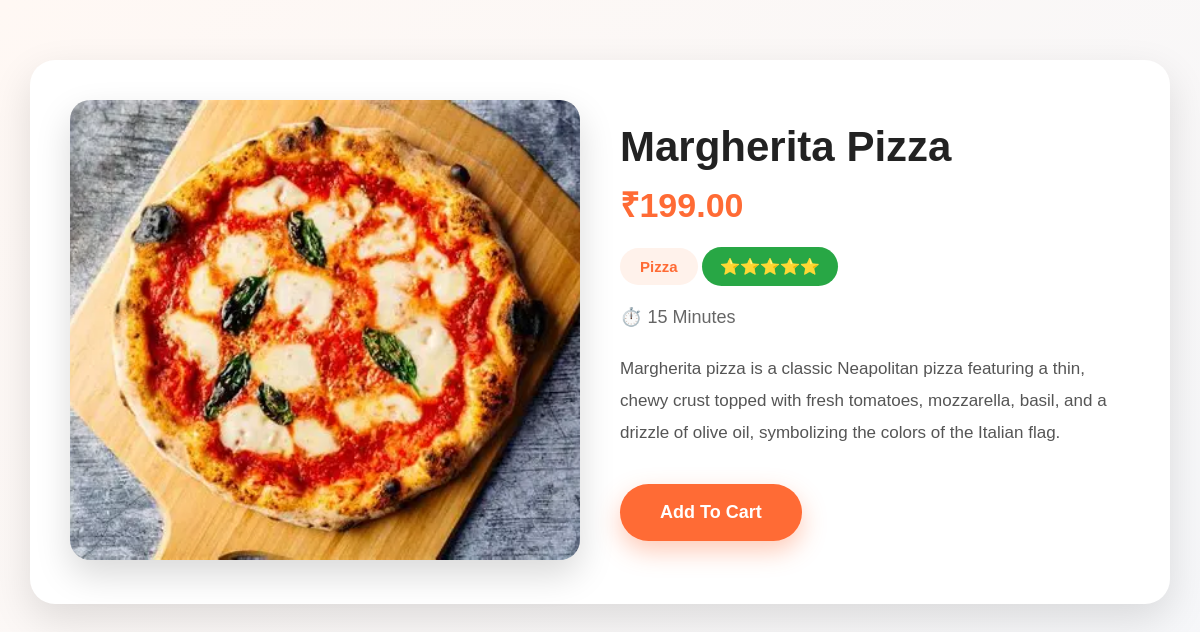
The page /food/1/ on the database its author committed.
### menu/models.py (models this page shows, shortened)
class Food(models.Model):
    category = models.ForeignKey(Category, on_delete=models.CASCADE)
    food_name = models.CharField(max_length=100)
    description = models.TextField()
    price = models.DecimalField(max_digits=8, decimal_places=2)
    image = models.ImageField(upload_to='foods/')
    available = models.BooleanField(default=True)

class Category(models.Model):
    category_name = models.CharField(max_length=100)
    description = models.TextField(blank=True)
    image = models.ImageField(upload_to='categories/', blank=True)

### menu/views.py (the view)
# urls.py: path("food/<int:id>/", views.food_details, name="food_details"),
def food_details(request, id):
    food = get_object_or_404(
        Food,
        id=id,
        available=True
    )
    return render(request, "food_details.html", {
        "food": food
    })

### templates/food_details.html (shortened to what this page needs)
{% load static %}
<!DOCTYPE html>
<html>
<head>
</head>
<body>
<div class="food-details">
    <div class="food-image">
        <img src="{{ food.image.url }}" alt="{{ food.food_name }}">
    </div>
    <div class="food-content">
        <h1>{{ food.food_name }}</h1>
        <h2>₹{{ food.price }}</h2>
        <div class="category">
            {{ food.category.category_name }}
        </div>
        <div class="rating">
            ⭐⭐⭐⭐⭐
        </div>
        <div class="time">
            ⏱️ 15 Minutes
        </div>
        <p>
            {{ food.description }}
        </p>
        <a href="{% url 'add_to_cart' food.id %}" class="cart-btn">
            Add To Cart
        </a>
    </div>
</div>
</body>
</html>

### templates/food_details.html (style rules this page uses)
* { margin:0; padding:0; box-sizing:border-box; font-family:'Poppins',sans-serif; }
body { background:linear-gradient(135deg,#fff8f4,#f5f7fa); min-height:100vh; }
.food-details { width:90%; max-width:1200px; margin:60px auto; display:flex; align-items:center; gap:60px; background:#fff; border-radius:25px; padding:40px; box-shadow:0 15px 40px rgba(0,0,0,.12); }
.food-image { flex:1; }
.food-image img { width:100%; height:520px; object-fit:cover; border-radius:20px; transition:.4s; box-shadow:0 15px 35px rgba(0,0,0,.15); }
.food-content { flex:1; }
.food-content h1 { font-size:48px; color:#222; margin-bottom:10px; font-weight:700; }
.food-content h2 { color:#ff6b35; font-size:38px; margin-bottom:20px; font-weight:700; }
.category { display:inline-block; background:#fff2eb; color:#ff6b35; padding:10px 20px; border-radius:50px; font-size:15px; font-weight:600; margin-bottom:20px; }
.rating { display:inline-flex; align-items:center; gap:8px; background:#28a745; color:#fff; padding:10px 18px; border-radius:50px; font-size:16px; font-weight:600; margin-bottom:20px; }
.time { display:flex; align-items:center; gap:10px; color:#666; font-size:18px; margin-bottom:25px; }
.food-content p { color:#555; font-size:17px; line-height:32px; margin-bottom:35px; }
.cart-btn { display:inline-block; text-decoration:none; background:#ff6b35; color:#fff; padding:18px 40px; border-radius:50px; font-size:18px; font-weight:600; transition:.3s; box-shadow:0 10px 25px rgba(255,107,53,.35); }
@media screen and (max-width:1200px) { .food-details { width:95%; gap:40px; } }
@media screen and (max-width:1200px) { .food-image img { height:460px; } }
@media screen and (max-width:1200px) { .food-content h1 { font-size:42px; } }
@media screen and (max-width:1200px) { .food-content h2 { font-size:34px; } }

### rows shown on the page
Food: image (picture), food_name "Margherita Pizza", price "199.00", category.category_name "Pizza", description "Margherita pizza is a classic Neapolitan pizza featuring a thin, chewy crust topped with fresh tomatoes, mozzarella, basil, and a drizzle of olive oil, symbolizing the colors of the Italian flag."
